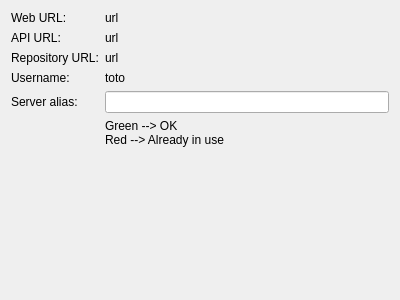
<?xml version="1.0" encoding="UTF-8"?>
<ui version="4.0">
 <class>WizardPage</class>
 <widget class="QWizardPage" name="WizardPage">
  <property name="geometry">
   <rect>
    <x>0</x>
    <y>0</y>
    <width>400</width>
    <height>300</height>
   </rect>
  </property>
  <property name="windowTitle">
   <string>WizardPage</string>
  </property>
  <property name="title">
   <string>Server configuration</string>
  </property>
  <property name="subTitle">
   <string>Check your settings and enter an alias for this server.</string>
  </property>
  <attribute name="pageId">
   <string notr="true">4</string>
  </attribute>
  <layout class="QFormLayout" name="formLayout">
   <item row="4" column="0">
    <widget class="QLabel" name="label_2">
     <property name="text">
      <string>Server alias:</string>
     </property>
    </widget>
   </item>
   <item row="4" column="1">
    <widget class="QLineEdit" name="aliasLineEdit"/>
   </item>
   <item row="0" column="0">
    <widget class="QLabel" name="label">
     <property name="text">
      <string>Web URL:</string>
     </property>
    </widget>
   </item>
   <item row="0" column="1">
    <widget class="QLabel" name="webUrlLabel">
     <property name="text">
      <string>url</string>
     </property>
    </widget>
   </item>
   <item row="1" column="0">
    <widget class="QLabel" name="label_4">
     <property name="text">
      <string>API URL:</string>
     </property>
    </widget>
   </item>
   <item row="1" column="1">
    <widget class="QLabel" name="apiUrlLabel">
     <property name="text">
      <string>url</string>
     </property>
    </widget>
   </item>
   <item row="2" column="0">
    <widget class="QLabel" name="label_6">
     <property name="text">
      <string>Repository URL:</string>
     </property>
    </widget>
   </item>
   <item row="2" column="1">
    <widget class="QLabel" name="repoUrlLabel">
     <property name="text">
      <string>url</string>
     </property>
    </widget>
   </item>
   <item row="3" column="0">
    <widget class="QLabel" name="label_8">
     <property name="text">
      <string>Username:</string>
     </property>
    </widget>
   </item>
   <item row="3" column="1">
    <widget class="QLabel" name="usernameLabel">
     <property name="text">
      <string>toto</string>
     </property>
    </widget>
   </item>
   <item row="5" column="1">
    <widget class="QLabel" name="label_3">
     <property name="text">
      <string>Green --&gt; OK
Red --&gt; Already in use</string>
     </property>
    </widget>
   </item>
  </layout>
 </widget>
 <resources/>
 <connections/>
</ui>
